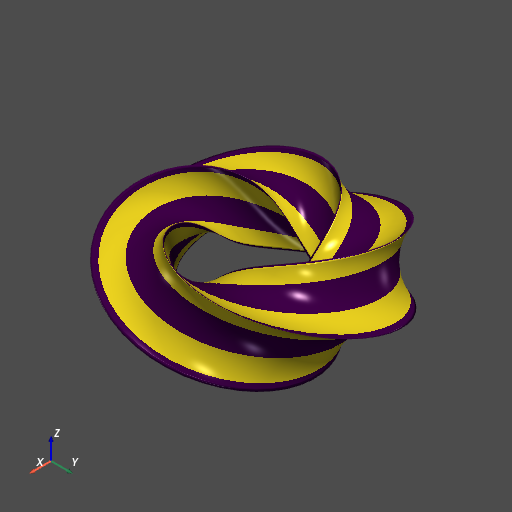

Recreate this plot in Python.
# -*- coding: utf-8 -*-
from math import cos, sin, pi, sqrt
import numpy as np
import pyvista as pv
import bisect

def scos(x, alpha):
    cosx = cos(x)
    return cosx**alpha if cosx >= 0 else -(-cosx)**alpha

def ssin(x, alpha):
    sinx = sin(x)
    return sinx**alpha if sinx >= 0 else -(-sinx)**alpha

def torusMesh(alpha, ntwists, R, r, S=64, s=32, arc=2*pi):
    vertices = np.empty((0, 3))
    faces = np.empty((0), dtype=int)
    distances = []
    breakpoints = pi*(1/16 + np.linspace(0, 2, 17)) % (2*pi)
    for j in range(s + 1):
        v = j / s * 2 * pi
        rcos3_v = r * scos(v, alpha)
        rsin3_v = r * ssin(v, alpha)
        for i in range(S + 1):
            u = i / S * arc
            cos_u = cos(u)
            sin_u = sin(u)
            cos_2u = cos(ntwists*u)
            sin_2u = sin(ntwists*u)
            cx = R * cos_u
            cy = R * sin_u
            w = rcos3_v*cos_2u + rsin3_v*sin_2u
            vertex = np.array(
                [
                  cx + cos_u * w,
                  cy + sin_u * w,
                  rsin3_v*cos_2u - rcos3_v*sin_2u
                ]
            )
            vertices = np.vstack((vertices, vertex))
            if i < S and j < s:
                k = bisect.bisect_left(breakpoints, v) % 2
                distances.append(k)
    for j in range(s):
        for i in range(S):
            a = (S + 1) * (j + 1) + i
            b = (S + 1) * j + i
            c = (S + 1) * j + i + 1
            d = (S + 1) * (j + 1) + i + 1
            faces = np.concatenate((
              faces, np.array([3, a, b, d, 3, b, c, d])
            ), axis=0)
    mesh = pv.PolyData(vertices, faces).extract_geometry().clean(tolerance=1e-6)
    mesh.point_data["distance"] = np.asarray(distances)
    return mesh


def cyclideMesh(mu, a, c, ntwists=2, alpha=3, S=128, s=64, arc=2*pi):
    b = sqrt(a*a - c*c)
    bb = b*sqrt(mu*mu - c*c)
    omega = (a*mu + bb)/c
    Omega = np.array([omega, 0.0, 0.0])
    inversion0 = lambda M: Omega + 1/np.vdot(M, M) * M
    inversion = lambda M: inversion0(M - Omega)
    d = (a-c)*(mu-c)+bb
    r = c*c*(mu-c) / ((a+c)*(mu-c)+bb) / d
    R = c*c*(a-c) / ((a-c)*(mu+c)+bb) / d
    b2 = b*b
    omegaT = omega - (b2*(omega-c)) / ((a-c)*(mu+omega)-b2) / ((a+c)*(omega-c)+b2)
    tmesh = torusMesh(alpha, ntwists, R, r, S, s, arc)
    tmesh.points[:, 0] = tmesh.points[:, 0] + omegaT
    tmesh.points = np.apply_along_axis(inversion, 1, tmesh.points)
    return tmesh


mesh = torusMesh(3, 1, 4, 2)
mesh.plot(
  smooth_shading=True, cmap=["#440154", "#FDE725"], specular=10,
  show_scalar_bar=False ,window_size=[512,512], 
  screenshot="AstroidalTwistedTorus.png"
)

mesh = cyclideMesh(0.56, 0.94, 0.34, ntwists=1, alpha=3)
mesh.plot(
  smooth_shading=True, cmap=["#440154", "#FDE725"], specular=10,
  show_scalar_bar=False ,window_size=[512,512], 
  screenshot="AstroidalTwistedCyclide.png"
)
